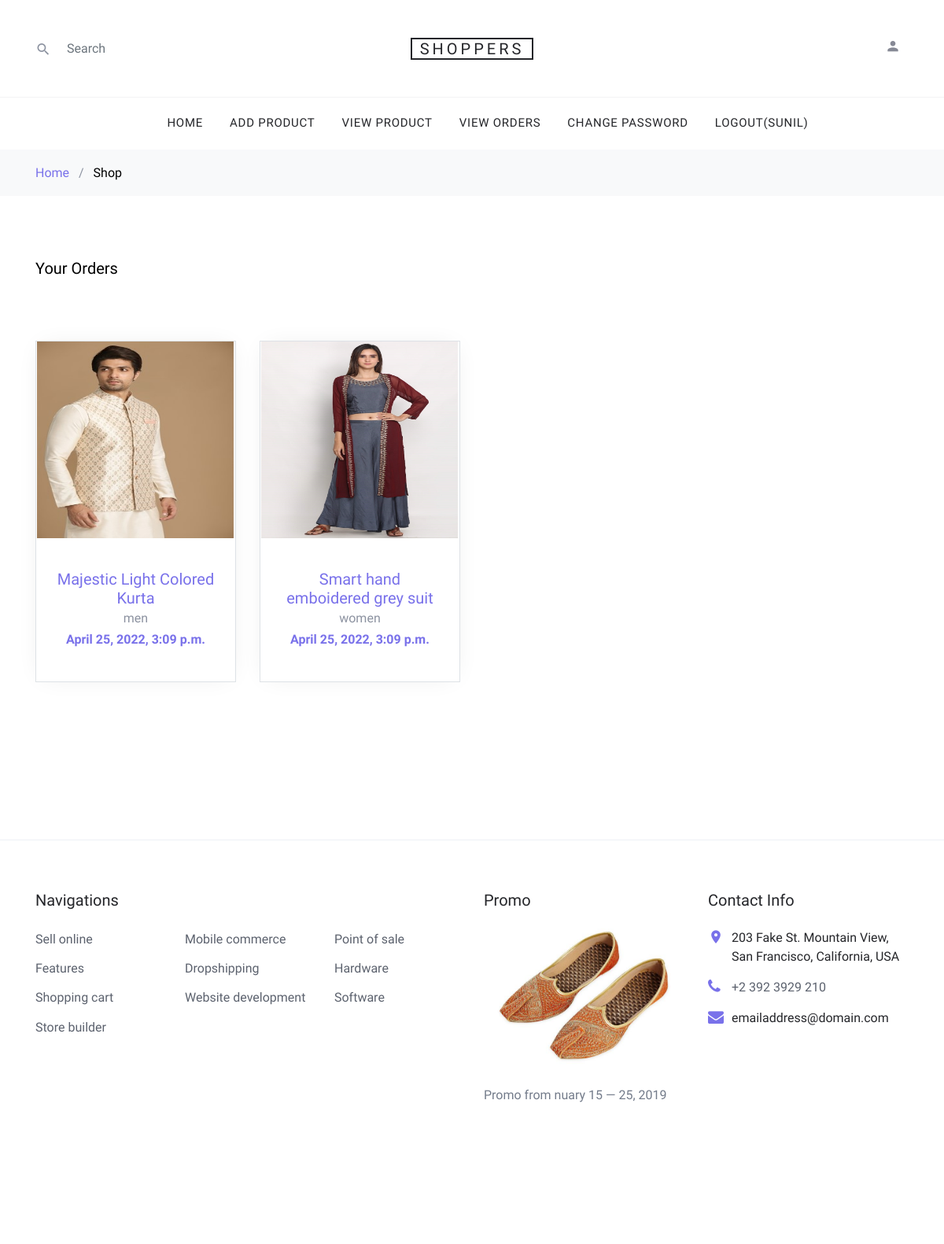
The app's page /seller_orders/ (signed in) with its own data.
### myapp/models.py (models this page shows, shortened)
class User(models.Model):
    fname=models.CharField(max_length=100)
    lname=models.CharField(max_length=100)
    email=models.CharField(max_length=100)
    mobile=models.CharField(max_length=100)
    address=models.TextField()
    password=models.CharField(max_length=100)
    usertype=models.CharField(max_length=100,default="user")

class Cart(models.Model):
    user=models.ForeignKey(User,on_delete=models.CASCADE)
    product=models.ForeignKey(Product,on_delete=models.CASCADE)
    date=models.DateTimeField(default=timezone.now)
    product_price=models.PositiveIntegerField()
    product_qty=models.PositiveIntegerField()
    total_price=models.PositiveIntegerField()
    payment_status=models.CharField(max_length=100,default="pending")

class Product(models.Model):
    product_name=models.CharField(max_length=100,default=" ")
    CHOICE1=(
        ('men','men'),
        ('women','women'),
        ('kids','kids'),
    )
    CHOICE2=(
        ('s','s'),
        ('m','m'),
        ('l','l'),
    )
    CHOICE3=(
        ('red','red'),
        ('green','green'),
        ('blue','blue'),
        ('white','white'),
        ('black','black'),
        ('yellow','yellow'),
        ('pink','pink'),
    )
    product_seller=models.ForeignKey(User,on_delete=models.CASCADE)
    product_category=models.CharField(max_length=100,choices=CHOICE1)
    product_size=models.CharField(max_length=100,choices=CHOICE2)
    product_color=models.CharField(max_length=100,choices=CHOICE3)
    product_price=models.PositiveIntegerField()
    product_desc=models.TextField()
    product_image=models.ImageField(upload_to="product_image/")

### myapp/views.py (the view)
# urls.py: path('seller_orders/',views.seller_orders,name='seller_orders'),
def seller_orders(request):
    seller=User.objects.get(email=request.session['email'])
    carts=Cart.objects.filter(payment_status='paid')
    products=[]
    for i in carts:
        if i.product.product_seller==seller:
            products.append(i)
    return render(request,'seller_orders.html',{'products':products})

### myapp/templates/seller_orders.html (shortened to what this page needs)
{% extends 'seller_header.html' %}
{% load static %}
{% block content %}
<!DOCTYPE html>
<html lang="en">
  <head>
    <link rel="stylesheet" href="{% static 'fonts/icomoon/style.css' %}">
    <link rel="stylesheet" href="{% static 'css/bootstrap.min.css' %}">
    <link rel="stylesheet" href="{% static 'css/magnific-popup.css' %}">
    <link rel="stylesheet" href="{% static 'css/jquery-ui.css' %}">
    <link rel="stylesheet" href="{% static 'css/owl.carousel.min.css' %}">
    <link rel="stylesheet" href="{% static 'css/owl.theme.default.min.css' %}">
    <link rel="stylesheet" href="{% static 'css/aos.css' %}">
    <link rel="stylesheet" href="{% static 'css/style.css' %}">
  </head>
  <body>
  <div class="site-wrap">
    <div class="bg-light py-3">
      <div class="container">
        <div class="row">
          <div class="col-md-12 mb-0"><a href="{% url 'index' %}">Home</a> <span class="mx-2 mb-0">/</span> <strong class="text-black">Shop</strong></div>
        </div>
      </div>
    </div>
    {% if products %}
    <div class="site-section">
      <div class="container">
        <div class="row mb-5">
          <div class="col-md-9 order-2">
            <div class="row">
              <div class="col-md-12 mb-5">
                <div class="float-md-left mb-4"><h2 class="text-black h5">Your Orders</h2></div>
              </div>
            </div>
            <div class="row mb-5">
                {% for i in products %}
                <div class="col-sm-6 col-lg-4 mb-4" data-aos="fade-up">
                  <div class="block-4 text-center border">
                    <figure class="block-4-image">
                      <a href="#"><img src="{{i.product.product_image.url}}" alt="Image placeholder" class="img-fluid" style="width:250px; height:250px;"></a>
                    </figure>
                    <div class="block-4-text p-4">
                      <h3><a href="#">{{i.product.product_name}}</a></h3>
                      <p class="mb-0">{{i.product.product_category}}</p>
                      <p class="text-primary font-weight-bold">{{i.date}}</p>
                    </div>
                  </div>
                </div>
                {% endfor %}
            </div>
          </div>
        </div>
      </div>
    </div>
  {% else %}
    <br><br><br><br>
    <h2 align="center">No Orders</h2>
    <br><br><br><br>
  {% endif %}
  </div>
  </body>
</html>
{% endblock %}

### myapp/templates/seller_header.html (shortened to what this page needs)
{% load static %}
<!DOCTYPE html>
<html lang="en">
  <head>
    <link rel="stylesheet" href="{% static 'fonts/icomoon/style.css' %}">
    <link rel="stylesheet" href="{% static 'css/bootstrap.min.css' %}">
    <link rel="stylesheet" href="{% static 'css/magnific-popup.css' %}">
    <link rel="stylesheet" href="{% static 'css/jquery-ui.css' %}">
    <link rel="stylesheet" href="{% static 'css/owl.carousel.min.css' %}">
    <link rel="stylesheet" href="{% static 'css/owl.theme.default.min.css' %}">
    <link rel="stylesheet" href="{% static 'css/aos.css' %}">
    <link rel="stylesheet" href="{% static 'css/style.css' %}">
  </head>
  <body>
  <div class="site-wrap">
    <header class="site-navbar" role="banner">
      <div class="site-navbar-top">
        <div class="container">
          <div class="row align-items-center">
            <div class="col-6 col-md-4 order-2 order-md-1 site-search-icon text-left">
              <form action="" class="site-block-top-search">
                <span class="icon icon-search2"></span>
                <input type="text" class="form-control border-0" placeholder="Search">
              </form>
            </div>
            <div class="col-12 mb-3 mb-md-0 col-md-4 order-1 order-md-2 text-center">
              <div class="site-logo">
                <a href="index.html" class="js-logo-clone">Shoppers</a>
              </div>
            </div>
            <div class="col-6 col-md-4 order-3 order-md-3 text-right">
              <div class="site-top-icons">
                <ul>
                  <li><a href="{% url 'seller_profile' %}"><span class="icon icon-person"></span></a></li>
                </ul>
              </div>
            </div>
          </div>
        </div>
      </div>
      <nav class="site-navigation text-right text-md-center" role="navigation">
        <div class="container">
          <ul class="site-menu js-clone-nav d-none d-md-block">
            <li><a href="{% url 'seller_index' %}">Home</a></li>
            {%if request.session.email %}
            <li><a href="{% url 'seller_add_product' %}">Add Product</a></li>
            <li><a href="{% url 'seller_view_product' %}">View Product</a></li>
            <li><a href="{% url 'seller_orders' %}">View Orders</a></li>
            <li><a href="{% url 'seller_change_password' %}">Change Password</a></li>
              <li><a href="{% url 'logout' %}">Logout({{request.session.fname}})</a></li>
            {%else%}
            <li><a href="{% url 'contact' %}">Contact</a></li>
              <li><a href="{% url 'signup' %}">Sign Up</a></li>
              <li><a href="{% url 'login' %}">Login</a></li>
            {% endif %}
          </ul>
        </div>
      </nav>
    </header>
    {% block content %}
    {% endblock %}
    <footer class="site-footer border-top">
      <div class="container">
        <div class="row">
          <div class="col-lg-6 mb-5 mb-lg-0">
            <div class="row">
              <div class="col-md-12">
                <h3 class="footer-heading mb-4">Navigations</h3>
              </div>
              <div class="col-md-6 col-lg-4">
                <ul class="list-unstyled">
                  <li><a href="#">Sell online</a></li>
                  <li><a href="#">Features</a></li>
                  <li><a href="#">Shopping cart</a></li>
                  <li><a href="#">Store builder</a></li>
                </ul>
              </div>
              <div class="col-md-6 col-lg-4">
                <ul class="list-unstyled">
                  <li><a href="#">Mobile commerce</a></li>
                  <li><a href="#">Dropshipping</a></li>
                  <li><a href="#">Website development</a></li>
                </ul>
              </div>
              <div class="col-md-6 col-lg-4">
                <ul class="list-unstyled">
                  <li><a href="#">Point of sale</a></li>
                  <li><a href="#">Hardware</a></li>
                  <li><a href="#">Software</a></li>
                </ul>
              </div>
            </div>
          </div>
          <div class="col-md-6 col-lg-3 mb-4 mb-lg-0">
            <h3 class="footer-heading mb-4">Promo</h3>
            <a href="#" class="block-6">
              <img src="{% static 'images/shoes.jpg' %}" alt="Image placeholder" class="img-fluid rounded mb-4">
              <p>Promo from  nuary 15 &mdash; 25, 2019</p>
            </a>
          </div>
          <div class="col-md-6 col-lg-3">
            <div class="block-5 mb-5">
              <h3 class="footer-heading mb-4">Contact Info</h3>
              <ul class="list-unstyled">
                <li class="address">203 Fake St. Mountain View, San Francisco, California, USA</li>
                <li class="phone"><a href="tel://23923929210">+2 392 3929 210</a></li>
                <li class="email">emailaddress@domain.com</li>
              </ul>
            </div>
          </div>
        </div>
        <div class="row pt-5 mt-5 text-center">
        </div>
      </div>
    </footer>
  </div>
  </body>
</html>

### myapp/static/css/style.css (style rules this page uses)
body { line-height: 1.7; color: #8c92a0; font-weight: 300; font-size: 16px; }
a { -webkit-transition: .3s all ease; -o-transition: .3s all ease; transition: .3s all ease; }
.text-black { color: #000; }
.site-wrap:before { -webkit-transition: .3s all ease-in-out; -o-transition: .3s all ease-in-out; transition: .3s all ease-in-out; background: rgba(0, 0, 0, 0.6); content: ""; position: absolute; z-index: 2000; top: 0; left: 0; right: 0; bottom: 0; opacity: 0; visibility: hidden; }
.form-control { height: 43px; }
.site-section { padding: 2.5em 0; }
@media (min-width: 768px) { .site-section { padding: 5em 0; } }
.border-top { border-top: 1px solid #edf0f5 !important; }
.site-footer { padding: 4em 0; }
.site-footer ul li { margin-bottom: 10px; }
.site-footer ul li a { color: #5c626e; }
.site-footer .footer-heading { font-size: 20px; color: #25262a; }
.site-navbar { background: #fff; margin-bottom: 0px; z-index: 1999; position: relative; }
.site-navbar .site-navbar-top { border-bottom: 1px solid #f3f3f4; padding-top: 20px; padding-bottom: 20px; margin-bottom: 0px; }
@media (min-width: 768px) { .site-navbar .site-navbar-top { padding-top: 40px; padding-bottom: 40px; } }
.site-navbar .site-logo a { text-transform: uppercase; color: #25262a; letter-spacing: .2em; font-size: 20px; padding-left: 10px; padding-right: 10px; border: 2px solid #25262a; }
.site-navbar a { color: #868995; }
.site-navbar .icon { font-size: 20px; }
.site-navbar .site-top-icons ul, .site-navbar .site-top-icons ul li { padding: 0; margin: 0; list-style: none; }
.site-navbar .site-top-icons ul li { display: inline-block; }
.site-navbar .site-top-icons ul li a { margin-right: 10px; }
.site-navbar .site-navigation .site-menu { margin-bottom: 0; }
.site-navbar .site-navigation .site-menu a { text-decoration: none !important; font-size: 15px; display: inline-block; }
.site-navbar .site-navigation .site-menu > li { display: inline-block; padding: 10px 5px; }
.site-navbar .site-navigation .site-menu > li > a { padding: 10px 10px; text-transform: uppercase; letter-spacing: .05em; color: #25262a; font-size: 15px; text-decoration: none !important; }
.site-mobile-menu .site-mobile-menu-header .site-mobile-menu-logo a { display: inline-block; text-transform: uppercase; color: #25262a; letter-spacing: .2em; font-size: 20px; padding-left: 10px; padding-right: 10px; border: 2px solid #25262a; }
.site-mobile-menu .site-nav-wrap { padding: 0; margin: 0; list-style: none; position: relative; }
.site-mobile-menu .site-nav-wrap a { padding: 10px 20px; display: block; position: relative; color: #212529; }
.site-mobile-menu .site-nav-wrap li { position: relative; display: block; }
.site-mobile-menu .site-nav-wrap > li { display: block; position: relative; float: left; width: 100%; }
.site-mobile-menu .site-nav-wrap > li > a { padding-left: 20px; font-size: 20px; }
.block-4 { -webkit-box-shadow: 0 0 30px -10px rgba(0, 0, 0, 0.1); box-shadow: 0 0 30px -10px rgba(0, 0, 0, 0.1); background: #fff; }
.block-4 .block-4-text h3 { font-size: 20px; margin-bottom: 0; }
.block-4 .block-4-text h3 a { text-decoration: none; }
.block-5 ul, .block-5 ul li { list-style: none; padding: 0; margin: 0; line-height: 1.5; }
.block-5 ul li { padding-left: 30px; position: relative; margin-bottom: 15px; color: #25262a; }
.block-5 ul li:before { top: 0; font-family: "icomoon"; content: ""; position: absolute; left: 0; font-size: 20px; line-height: 1; color: #7971ea; }
.block-5 ul li.address:before { content: "\e8b4"; }
.block-5 ul li.email:before { content: "\f0e0"; }
.block-5 ul li.phone:before { content: "\f095"; }
.block-6 { display: block; }
.block-6 img { display: block; }
.block-6 p { color: #737b8a; }
.site-block-top-search { position: relative; }
.site-block-top-search .icon { position: absolute; left: 0; top: 50%; -webkit-transform: translateY(-50%); -ms-transform: translateY(-50%); transform: translateY(-50%); }
.site-block-top-search input { padding-left: 40px; -webkit-transition: .3s all ease-in-out; -o-transition: .3s all ease-in-out; transition: .3s all ease-in-out; }

### records on screen
User: session.fname "SUNIL"
Cart: product.product_image (picture), product.product_name "Majestic Light Colored Kurta", product.product_category "men", date "April 25, 2022, 3:09 p.m."
Cart: product.product_image (picture), product.product_name "Smart hand emboidered grey suit", product.product_category "women", date "April 25, 2022, 3:09 p.m."
